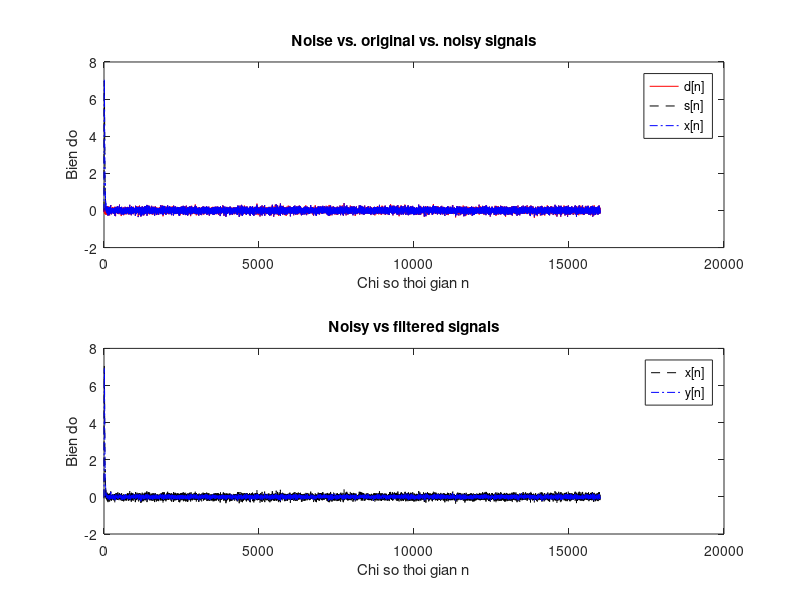
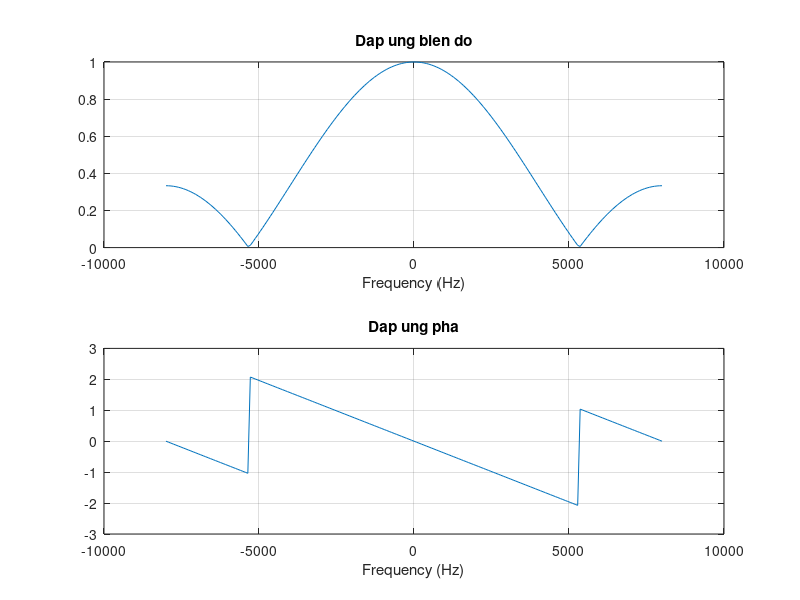

Reproduce these figures in MATLAB, in order.
% chuong trinh lam tron 1 tin hieu de khu nhieu (denoise)
% dung bo loc lay trung binh cong 3 diem (3-points moving-averaging filter).
clf;                            % clear figures
L = 16000;                      % do dai tin hieu (in samples)
n = 0:L-1;                      % bien thoi gian roi rac
d = 0.1*randn(1,L);             % sinh tin hieu Gausian noise d[n]
s = 2*n.*(0.9.^n);              % sinh tin hieu goc s[n] = 2n(0.9)^n
x = s + d;                      % tin hieu co nhieu x[n]=s[n]+d[n]

figure(1)                       % tao figure 1
hold on
subplot(2,1,1)                  % tao luoi 3x1 plots va ve plot o vi tri #1
plot(n,d,'r-',n,s,'k--',n,x,'b-.'); % ve do thi d[n],s[n],x[n]
xlabel('Chi so thoi gian n');
ylabel('Bien do');
legend('d[n]','s[n]','x[n]');
title('Noise vs. original vs. noisy signals');

% dung ham cai dat bo loc filter() de loc nhieu
a = [1];
b = [1/3, 1/3, 1/3];
y = filter(b, a, x);

subplot(2,1,2)                  % tao luoi 3x1 plots va ve plot o vi tri #1
plot(n,x,'k--',n,y,'b-.'); % ve do thi x[n] vs. y[n]
xlabel('Chi so thoi gian n');
ylabel('Bien do');
legend('x[n]','y[n]');
title('Noisy vs filtered signals');

figure(2)
% plot freq response, given its expression
w = -pi:pi/100:pi;          % vecto tan so (truc t/s)
H = 1/3*(1 + exp(-j*w) + exp(-j*2*w));   % dap ung tan so
Habs = abs(H);              % dap ung bien do
Hphase = angle(H);          % dap ung pha

% gia su biet ts lay mau
Fs=16000;  % in Hz
f = w * Fs / 2 / pi;
subplot(2,1,1);
plot(f,Habs);
grid;
title('Dap ung bien do');
xlabel('Frequency (Hz)');

subplot(2,1,2);
plot(f,Hphase);
grid;
title('Dap ung pha');
xlabel('Frequency (Hz)');


sound(x,Fs);
pause(4);
sound(y,Fs);
